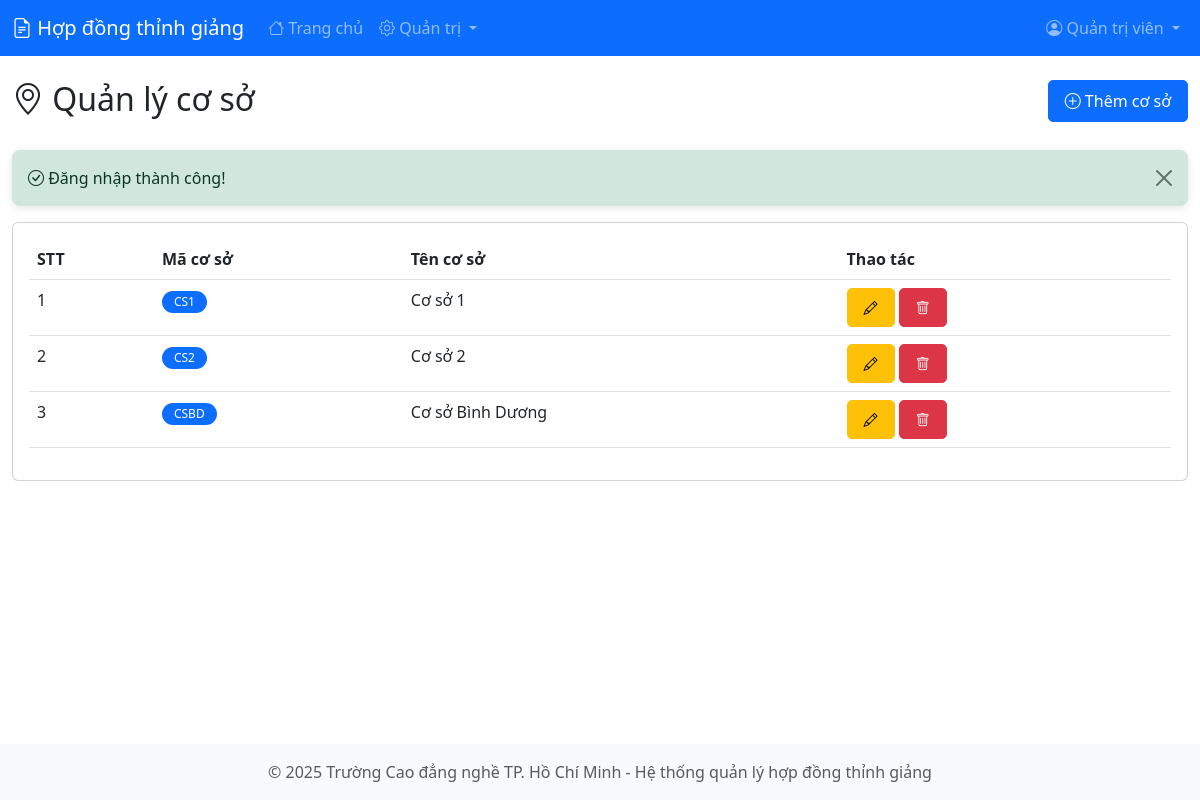
Page /locations.php (signed in) on the committed database.
### tables this page shows
CREATE TABLE `locations` (
  `id` int(11) NOT NULL,
  `location_name` varchar(100) NOT NULL,
  `location_code` varchar(50) NOT NULL,
  `is_active` tinyint(1) DEFAULT 1,
  `created_at` timestamp NOT NULL DEFAULT current_timestamp(),
  `updated_at` timestamp NOT NULL DEFAULT current_timestamp() ON UPDATE current_timestamp()
);

### locations.php (the view, shortened to what this page needs)
<?php
$database = new Database();
$conn = $database->getConnection();
$query = "SELECT * FROM locations WHERE is_active = 1 ORDER BY location_name";
$stmt = $conn->prepare($query);
$stmt->execute();
$locations = $stmt->fetchAll();
include 'includes/header.php';
?>
<div class="row mb-4">
    <div class="col-md-6">
        <h2><i class="bi bi-geo-alt"></i> Quản lý cơ sở</h2>
    </div>
    <div class="col-md-6 text-end">
        <button type="button" class="btn btn-primary" data-bs-toggle="modal" data-bs-target="#addModal">
            <i class="bi bi-plus-circle"></i> Thêm cơ sở
        </button>
    </div>
</div>
<?php if (isset($_SESSION['success'])): ?>
<div class="alert alert-success alert-dismissible fade show" role="alert">
    <i class="bi bi-check-circle"></i> <?php echo $_SESSION['success']; unset($_SESSION['success']); ?>
    <button type="button" class="btn-close" data-bs-dismiss="alert"></button>
</div>
<?php endif; ?>
<div class="card">
    <div class="card-body">
        <div class="table-responsive">
            <table class="table table-hover DataTable">
                <thead>
                    <tr>
                        <th>STT</th>
                        <th>Mã cơ sở</th>
                        <th>Tên cơ sở</th>
                        <th>Thao tác</th>
                    </tr>
                </thead>
                <tbody>
                    <?php $stt = 1; foreach ($locations as $location): ?>
                    <tr>
                        <td><?php echo $stt++; ?></td>
                        <td><span class="badge bg-primary"><?php echo $location['location_code']; ?></span></td>
                        <td><?php echo $location['location_name']; ?></td>
                        <td>
                            <button class="btn btn-sm btn-warning"
                                    onclick="editLocation(<?php echo htmlspecialchars(json_encode($location)); ?>)">
                                <i class="bi bi-pencil"></i>
                            </button>
                            <a href="?delete=<?php echo $location['id']; ?>"
                               class="btn btn-sm btn-danger btn-delete">
                                <i class="bi bi-trash"></i>
                            </a>
                        </td>
                    </tr>
                    <?php endforeach; ?>
                </tbody>
            </table>
        </div>
    </div>
</div>
<?php include 'includes/footer.php'; ?>

### assets/css/style.css (style rules this page uses)
:root { --primary-color: #0d6efd; --secondary-color: #6c757d; --success-color: #198754; --danger-color: #dc3545; --warning-color: #ffc107; }
body { font-family: 'Segoe UI', Tahoma, Geneva, Verdana, sans-serif; min-height: 100vh; display: flex; flex-direction: column; }
.btn { border-radius: 5px; padding: 8px 16px; font-weight: 500; transition: all 0.3s ease; }
.alert { border-radius: 8px; border: none; box-shadow: 0 2px 8px rgba(0, 0, 0, 0.1); }
.badge { padding: 5px 12px; font-weight: 500; border-radius: 12px; }

### rows in the picture
locations: location_code "CS1", location_name "Cơ sở 1"
locations: location_code "CS2", location_name "Cơ sở 2"
locations: location_code "CSBD", location_name "Cơ sở Bình Dương"

### other values in the picture
$_SESSION['full_name'] "Quản trị viên"
$_SESSION['success'] "Đăng nhập thành công!"
